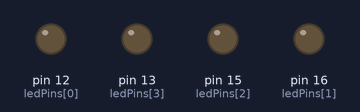
Recording of a sketch running on a simulated Arduino Uno, built with avr-gcc and run on an emulated ATmega328P. Shown: output pins drawn as LEDs (lit = HIGH).

Above: at 0.2 s.
At 1.2 s:
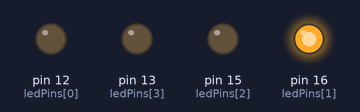
At 2.2 s:
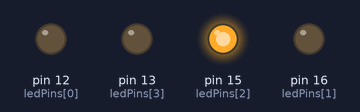
At 4.7 s:
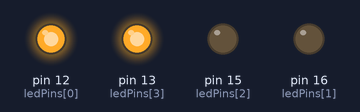
At 7.2 s:
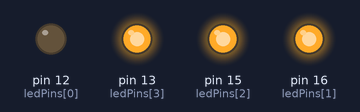
At 9.7 s:
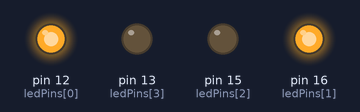
Timing chart, 0 to 10.4 s (numbered marks = the images above):
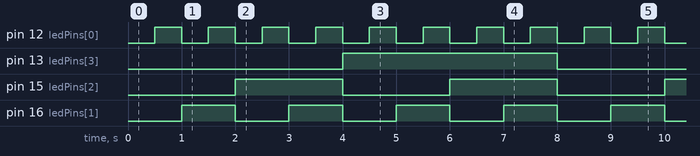

Measured:
- by itself, pin 12 (ledPins[0]): alternates HIGH for 0.50 s and LOW for 0.50 s
- by itself, pin 13 (ledPins[3]): alternates HIGH for 4.0 s and LOW for 4.0 s
- by itself, pin 15 (ledPins[2]): alternates HIGH for 2.0 s and LOW for 2.0 s
- by itself, pin 16 (ledPins[1]): alternates HIGH for 1.0 s and LOW for 1.0 s

The sketch:

binaryCounter.ino
```cpp
//array of LED pins
  int ledPins[] = {12,16,15,13};
  void setup() {
    for (int i =0;i<4;i++){
    pinMode(ledPins[i], OUTPUT); //sets pin and output for each LED
    }
  }
  void findBinaryDisplay(byte regNum) {//pass byte parameter into function
    for (int i =0;i<4;i++) {
      if (bitRead(regNum, i)==1) //if byte is 1
      {
      digitalWrite(ledPins[i], HIGH); //turn on LED
      } else { //if bte read is not 1
        digitalWrite(ledPins[i], LOW); //turn off led
      }
    }
  }

  void loop()
  {
    for (byte counter=0;counter<=15; counter++) {//runs in a loop for every number from 0-15
      findBinaryDisplay(counter); //finds display for each number
      delay(500);
    }
  }
```
